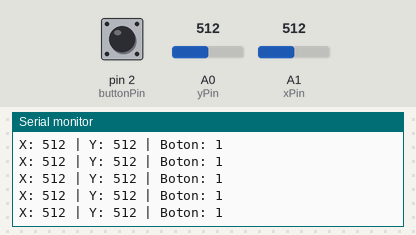
Simulated run of this sketch. Board: Arduino Uno, built with avr-gcc and run on an emulated ATmega328P. On the bench: the last lines printed to the serial monitor. The inputs (shaded band) are chosen by the test bench; at power-on: A0 (yPin) = 512, A1 (xPin) = 512, pin 2 (buttonPin) HIGH.

Above: at 1.2 s.
1.3 s: A0 (yPin) set to 716
At 1.32 s:
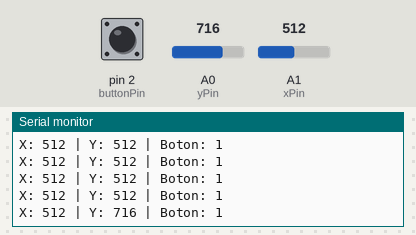
2.8 s: A1 (xPin) set to 716
At 2.83 s:
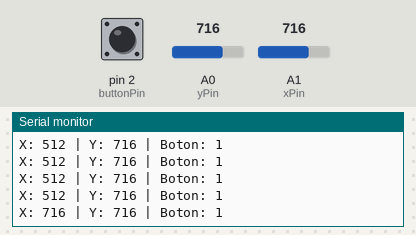
4.3 s: A0 (yPin) set to 1023
At 4.34 s:
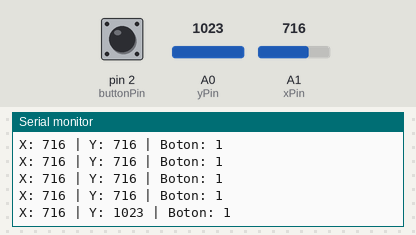
7.3 s: A0 (yPin) set to 0
At 7.36 s:
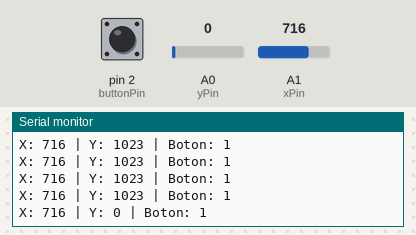
10.3 s: pin 2 (buttonPin) pulled LOW for 0.15 s
At 10.38 s:
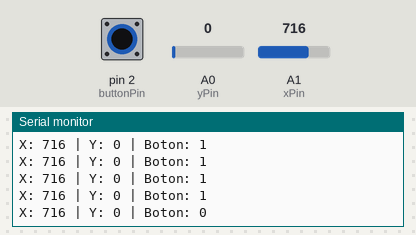
11.9 s: A1 (xPin) set to 900
At 11.99 s:
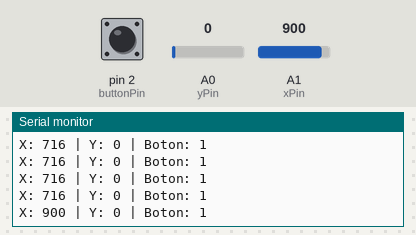
Timing chart, 0 to 14.4 s (numbered marks = the images above; inputs shaded):
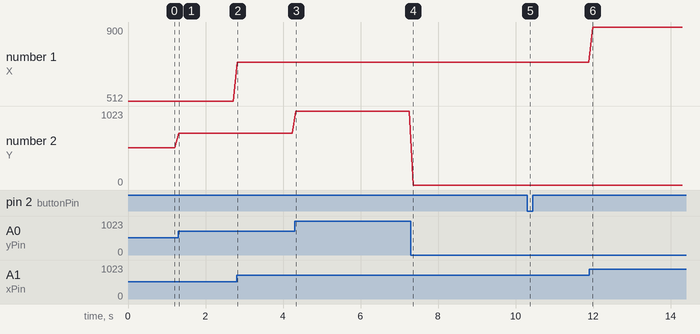

The sketch:

Joystick.ino
```cpp
const int xPin = A1;
const int yPin = A0;
const byte buttonPin = 2;

int xPosition = 0;
int yPosition = 0;
int buttonState = 0;

void setup() {
  Serial.begin(9600);
  pinMode(xPin, INPUT);
  pinMode(yPin, INPUT);

  //Activar resistencia pull-up en el pin pulsador
  pinMode(buttonPin, INPUT_PULLUP);
}

void loop() {
  xPosition = analogRead(xPin);
  yPosition = analogRead(yPin);
  buttonState = digitalRead(buttonPin);

  Serial.print("X: ");
  Serial.print(xPosition);
  Serial.print(" | Y: ");
  Serial.print(yPosition);
  Serial.print(" | Boton: ");
  Serial.println(buttonState);

  delay(100);
}
```

Measured:
- after the input at 1.3 s, the serial monitor: prints a new line at once (image 1)
- after the input at 2.8 s, the serial monitor: prints a new line at once (image 2)
- after the input at 4.3 s, the serial monitor: prints a new line at once (image 3)
- after the input at 7.3 s, the serial monitor: prints a new line after 0.06 s (image 4)
- after the input at 10.3 s, the serial monitor: prints a new line after 0.08 s (image 5)
- after the input at 11.9 s, the serial monitor: prints a new line after 0.09 s (image 6)
- plotted number 1: 716 → 900 after the input at 11.9 s
- plotted number 2: 512 → 716 after the input at 1.3 s, 716 → 1023 after the input at 4.3 s, 1023 → 0 after the input at 7.3 s
